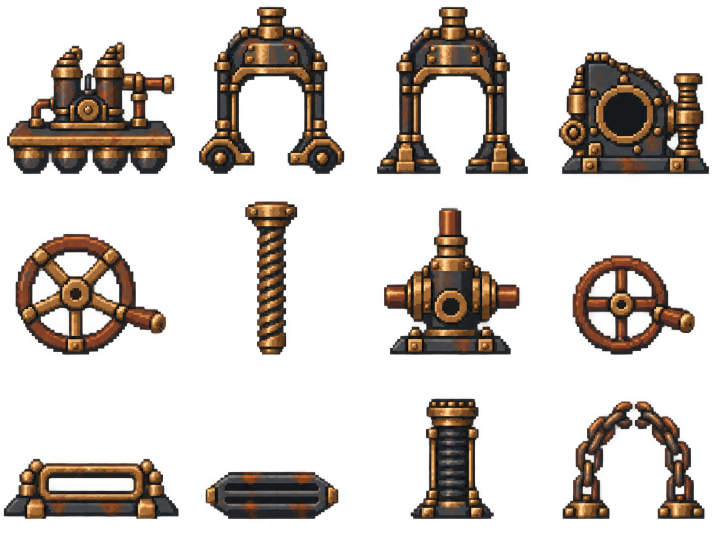
#> input picture assets/water92/machines-raw-v2.png, 1448 x 1086 px (shown at 1/2 size)
$ python pack-water92.py
#> lines starting #> are read from the running program, lines starting #| are printed output that depends on the picture; after the words box and inside, x2 and y2 are one past the last pixel; in counts of white or black regions, pixels touching at a corner belong together
"""Once-only native sampling of approved source; no per-object stretching."""
from pathlib import Path
from PIL import Image
from scipy.ndimage import label
import numpy as np,json
root=Path(__file__).resolve().parents[1];out=root/'assets/water92'
raw=Image.open(out/'machines-raw-v2.png').convert('RGBA');a=np.array(raw)
#> further down, raw is the input picture: PIL image 1448x1086 RGBA; mean R, G, B, A 28, 19.7, 13.4, 67
components,n=label(a[:,:,3]>=128);scale=raw.width/384
#> after `components, n = label(a[:, :, 3] >= 128)`:
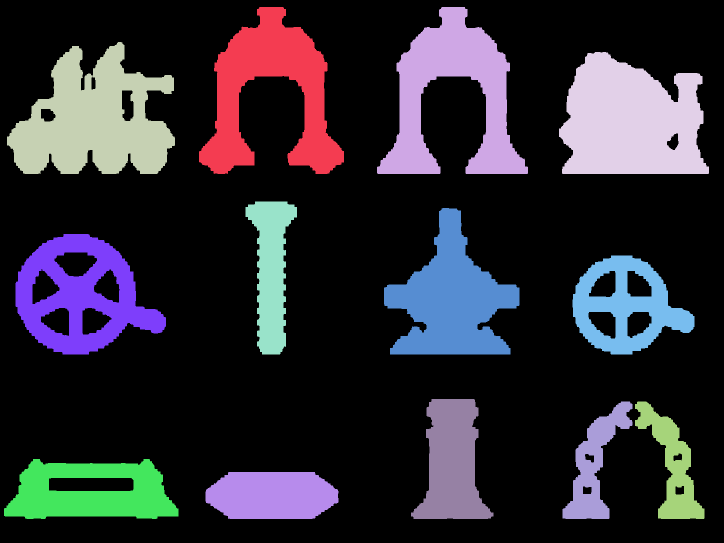
#> components: shape (1086, 1448) int32 (shown at 1/2 size); 14 distinct labels, from 0 to 13; one colour per label, 0 black
#> after `components, n = label(a[:, :, 3] >= 128)`: n = 13
#> after `scale = raw.width / 384`: scale = 3.77
ids=[(3,),(1,),(2,),(4,),(7,),(5,),(6,),(8,),(12,),(13,),(9,),(10,11)]
names=['pontoon','mobile-bell','fixed-bell','crank-housing','crank-wheel','threaded-rod','valve-housing','valve-wheel','sluice-rim','sluice-cover','service-gate','retaining-chain']
atlas=Image.new('RGBA',(384,288));records=[]
#> after `atlas = Image.new('RGBA', (384, 288))`: atlas: PIL image 384x288 RGBA; every value is 0
for cell,(group,name) in enumerate(zip(ids,names)):
 mask=np.isin(components,group);ys,xs=np.nonzero(mask)
 box=[int(xs.min()),int(ys.min()),int(xs.max()+1),int(ys.max()+1)]
 source=a.copy();source[:,:,3]=np.where(mask,255,0);source[~mask,:3]=0
 cx=(box[0]+box[2])/2;tx=cx-48*scale;ty=box[3]-92*scale
 native=Image.fromarray(source).transform((96,96),Image.Transform.AFFINE,(scale,0,tx,0,scale,ty),Image.Resampling.NEAREST)
 native.save(out/(name+'-native.png'));atlas.alpha_composite(native,(cell%4*96,cell//4*96))
 records.append({'cell':cell,'name':name,'sourceComponents':group,'sourceBounds':box,'sourceTransform':[scale,0,tx,0,scale,ty],'nativeBounds':native.getbbox(),'nativeCell':[96,96]})
#> this loop made 12 passes
#> (box, cx, tx, ty) on passes 1 to 12: ([14, 84, 350, 348], 182, 1, 1.08), ([398, 14, 688, 348], 543, 362, 1.08), ([754, 14, 1056, 348], 905, 724, 1.08), ([1118, 104, 1418, 348], 1268, 1087, 1.08), ([31, 468, 332, 709], 181.5, 0.5, 362.1), ([491, 403, 594, 709], 542.5, 361.5, 362.1), ([768, 416, 1039, 709], 903.5, 722.5, 362.1), ([1145, 511, 1389, 709], 1267, 1086, 362.1), ([8, 918, 357, 1038], 182.5, 1.5, 691.1), ([411, 944, 677, 1038], 544, 363, 691.1), ([822, 798, 987, 1038], 904.5, 723.5, 691.1), ([1125, 803, 1409, 1038], 1267, 1086, 691.1)
#> pass 1, `mask = np.isin(components, group)`:
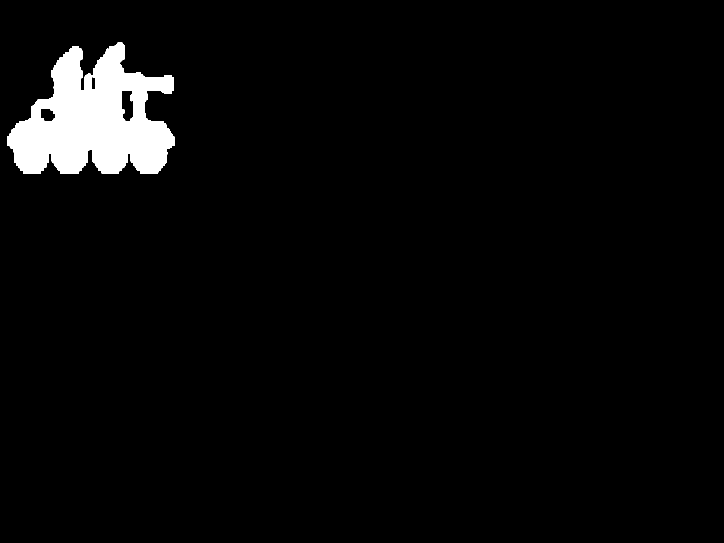
#> mask: shape (1086, 1448) bool (shown at 1/2 size); 3.5% white; 1 white region, box (x1, y1, x2, y2) and area: (14, 84, 350, 348) 54371
#> after the loop:
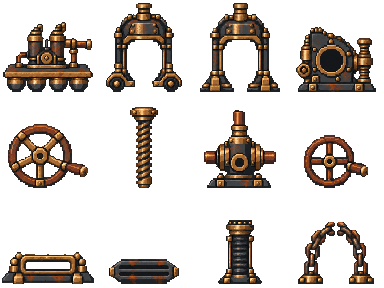
#> atlas: PIL image 384x288 RGBA; mean R, G, B, A 23.5, 17, 11.9, 68; transparent parts drawn white
#> after the loop:
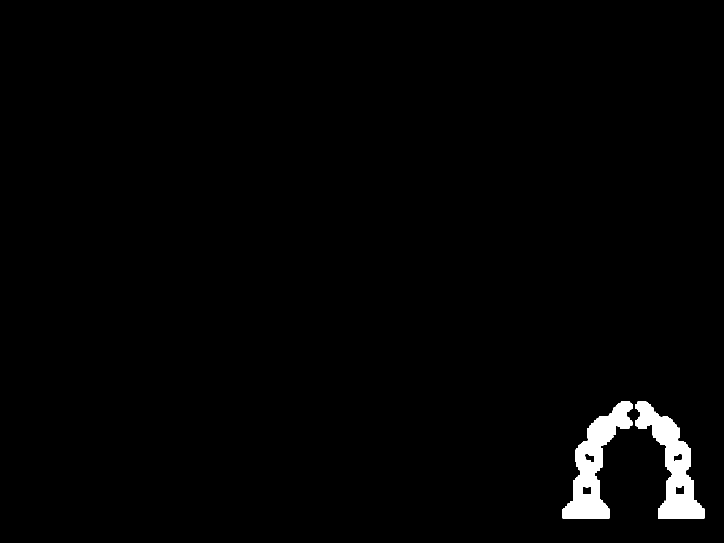
#> mask: shape (1086, 1448) bool (shown at 1/2 size); 1.6% white; 2 white regions, box (x1, y1, x2, y2) and area: (1125, 803, 1265, 1038) 12771, (1270, 803, 1409, 1038) 12556
#> after the loop:
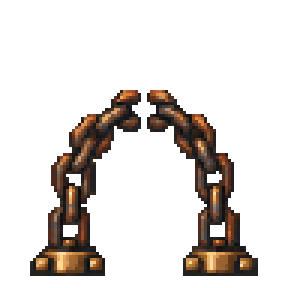
#> native: PIL image 96x96 RGBA (shown 3 times larger); mean R, G, B, A 16.1, 11.2, 8, 48.5; transparent parts drawn white
#> after the loop:
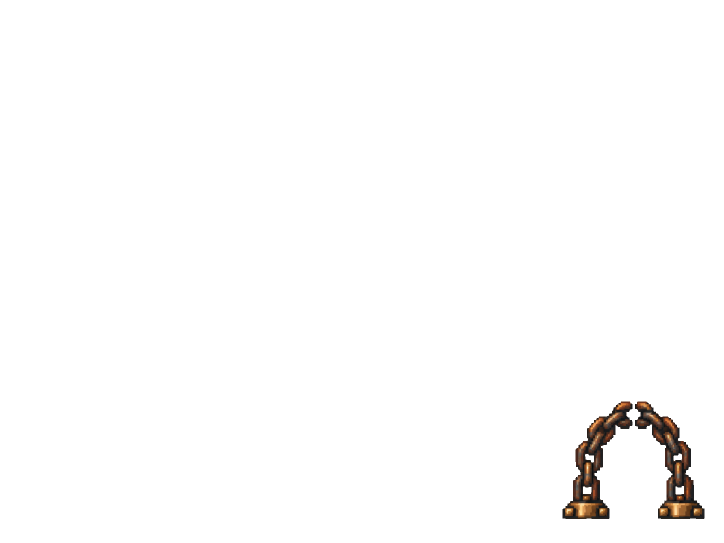
#> source: shape (1086, 1448, 4) (shown at 1/2 size); mean R, G, B, A 1.4, 1, 0.7, 4.1; transparent parts drawn white
#> after the loop, records = 12 items
atlas.save(out/'machines-native.png');atlas.resize((1536,1152),Image.Resampling.NEAREST).save(out/'machines-native-4x.png')
#> after `atlas.save(out / 'machines-native.png')`:
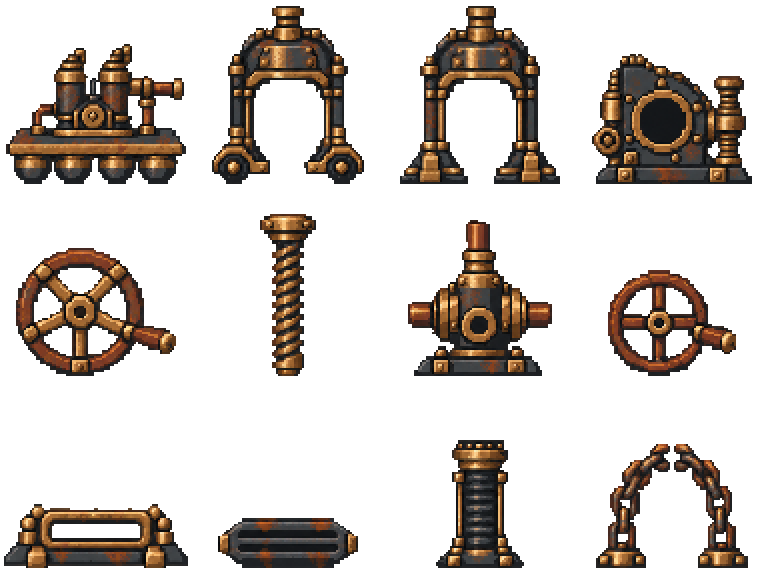
#> saved as machines-native-4x.png: PIL image 1536x1152 RGBA (shown at 1/2 size); mean R, G, B, A 23.5, 17, 11.9, 68; transparent parts drawn white
(out/'registration.json').write_text(json.dumps({'source':'machines-raw-v2.png','sourceGate':'accepted WATER92-REVIEW.md','runtimeGate':'see visual-gates.json','scaleUniform':scale,'pixelWorld':2,'records':records,'pontoonContact':{'nativeVisibleSoleExclusive': 88, 'nativeOpaqueUndersideExclusive': 92, 'deckNative': 64, 'cradleSeatWorld': 800, 'dockedDeckWorld': 752, 'reason': 'Broad visible buoy feet meet seat; four narrowing dark under-outline rows overlap beam'}},indent=2)+'\n')
print([(r['name'],r['nativeBounds'])for r in records])
#> (printed output is left out)

# Independent square guide sources each normalized once at their authored native basis.
for name,size,base in [('cradle',128,112),('nozzle',96,92)]:
#> (the run stopped early here; a loop or call above may not have finished)

$ run again, with assets/water92/flora-native-proof-v1.png copied over assets/water92/machines-raw-v2.png
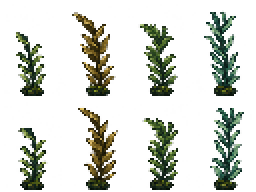
#> input picture assets/water92/flora-native-proof-v1.png, 128 x 96 px (shown 2 times larger)
#> raw is the input picture: PIL image 128x96 RGBA; mean R, G, B, A 14.7, 19.6, 9.5, 53
#> components: shape (96, 128) int32; 10 distinct labels, from 0 to 9
#> n = 9
#> atlas: PIL image 384x288 RGBA; every value is 0
